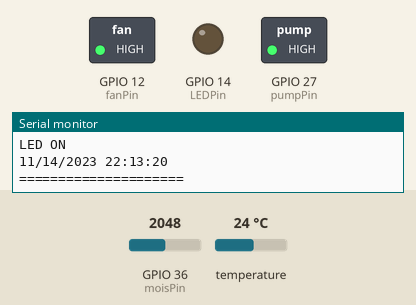
Recording of a program running on a simulated ESP32. Parts: switched loads named in the program (green lamp = pin HIGH), output pins drawn as LEDs (lit = HIGH), the last lines printed to the serial monitor. Inputs (shaded band) come from the test bench; at power-on: temperature 24 °C, GPIO 36 (moisPin) = 2048. WiFi joins after 1.5 s; servers stay silent unless stated; uploads are accepted with an empty reply; the local clock reads 2024-03-15 10:24:30 at power-on unless the program sets it.

Above: at 2.8 s.
2.9 s: temperature set to 28 °C
7.2 s: temperature set to 31 °C
At 7.8 s:
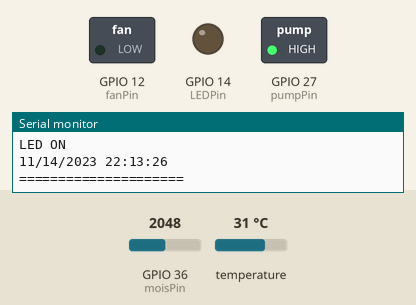
10.8 s: GPIO 36 (moisPin) set to 2450
14.4 s: GPIO 36 (moisPin) set to 2534
At 16.0 s:
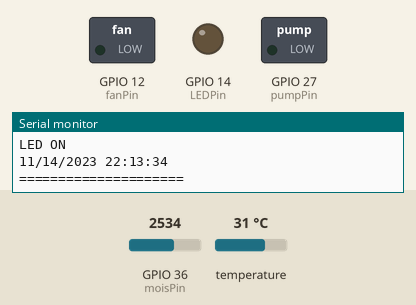
19.9 s: temperature set to 12 °C
At 21.7 s:
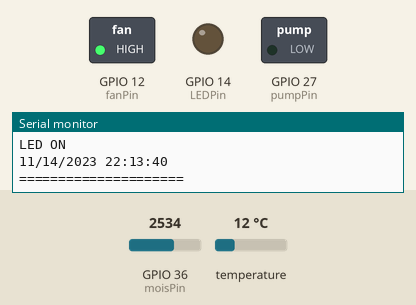
23.5 s: temperature set to 33 °C
At 25.2 s:
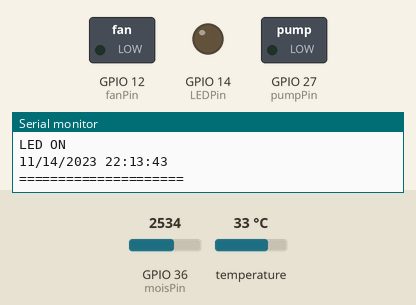
Timing chart, 0 to 26.7 s (numbered marks = the images above; inputs shaded):
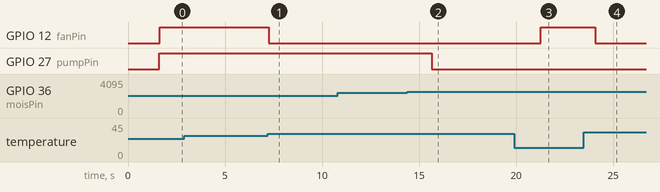

Measured:
- the behaviour switches between 29 and 30 °C on temperature (found by bisection; images 0 and 1)
- the behaviour switches between 2499 and 2500 on GPIO 36 (moisPin) (found by bisection; images 1 and 2)
- after the input at 7.2 s, GPIO 12 (fanPin): HIGH → LOW after 0.05 s
- after the input at 14.4 s, GPIO 27 (pumpPin): HIGH → LOW after 1.3 s
- after the input at 19.9 s, GPIO 12 (fanPin): LOW → HIGH after 1.4 s
- after the input at 23.5 s, GPIO 12 (fanPin): HIGH → LOW after 0.57 s

The program:

main.cpp
```cpp
#include <Arduino.h>
#include <HTTPClient.h>
#include <WiFi.h>
#include <ArduinoJson.h>

#include <Adafruit_Sensor.h>
#include <DHT.h>
#include <DHT_U.h>

#include <Wire.h>
#include <RtcDS3231.h>

String apiURL = "http://192.168.100.5/IOTEmersedMonitoring/";
String ssid = "ARFAD";
String pass = "polygon.";
const int dry = 2500;
const int ON = 0;
const int OFF = 1;

// pin sensor
const int moisPin = 36;
const int dhtPin = 4;

// pin mesin
const int fanPin = 12;
const int LEDPin = 14;
const int pumpPin = 27;

void connectWifi();
void getHttp();
char getFormattedTime(RtcDateTime time);
void printDateTime(const RtcDateTime& dt);
void postData(int moisture, int temp);
void runPumpDC(int moisture);
void runLED(RtcDateTime now);
void runFan(int temp);

// object initialize
#define DHTTYPE DHT11
DHT_Unified dht(dhtPin, DHTTYPE);
RtcDS3231<TwoWire> Rtc(Wire);

void setup() {
  Serial.begin(9600);
  Wire.begin();

  pinMode(moisPin, INPUT);
  pinMode(dhtPin, INPUT);
  pinMode(pumpPin, OUTPUT);
  pinMode(LEDPin, OUTPUT);
  pinMode(fanPin, OUTPUT);

  connectWifi();

  Rtc.Begin();
  RtcDateTime compiled = RtcDateTime(__DATE__, __TIME__);
  Rtc.SetDateTime(compiled);
}

void loop() {
  RtcDateTime now = Rtc.GetDateTime();
  int moisture = analogRead(moisPin);

  // inisialisasi untuk dht11
  sensors_event_t event;
  dht.temperature().getEvent(&event);
  int farmTemp =  event.temperature;

  runPumpDC(moisture);
  runFan(farmTemp);
  runLED(now);

  printDateTime(now);

  postData(moisture, farmTemp);

  Serial.println(" ");
  delay(1500);
}

void connectWifi(){
  WiFi.begin(ssid, pass);
  Serial.println();
  Serial.println("Connecting to wifi");
  while(WiFi.status() != WL_CONNECTED){
    Serial.print(".");
    delay(800);
  }
  Serial.println();
  Serial.println("Success Connected to WiFi");
}

void getHttp(){
  String url = apiURL+"realtime";
  HTTPClient http;
  JsonDocument doc;
  String response;

  http.begin(url);
  http.GET();

  response = http.getString();
  deserializeJson(doc, response);
  String moisture = doc[0]["moisture"];
  Serial.println(moisture);

}

void postData(int moisture, int temp){
  String url = apiURL+"post";
  HTTPClient http;
  JsonDocument doc;
  String response;
  String params;

  RtcDateTime now = Rtc.GetDateTime();
  doc["moisture"] = moisture;
  doc["temperature"] = temp;
  doc["waktu"] = String(now.Year()) +"-"+ String(now.Month()) +"-"+
                 String(now.Day()) +" "+ String(now.Hour()) +":"+
                 String(now.Minute()) +":"+ String(now.Second());

  http.begin(url);
  serializeJson(doc, params);
  http.POST(params);

  response = http.getString();
  Serial.println(response);
  delay(1000);
}

void runPumpDC(int moisture){
  if (moisture >= dry)
  {
    Serial.println("---------------");
    Serial.print("Moisture : ");
    Serial.println(moisture);
    Serial.println("Pump DC ON");
    digitalWrite(pumpPin, ON);
  }else{
    Serial.println("---------------");
    Serial.print("Moisture : ");
    Serial.println(moisture);
    Serial.println("Pump DC OFF");
    digitalWrite(pumpPin, OFF);
  }
}

void runLED(RtcDateTime TimeNow){
  const int jamNyala = 06;
  const int jamMati = 18;

  if(TimeNow.Hour() >= jamNyala){
    Serial.println("---------------");
    Serial.println("LED ON");
    digitalWrite(LEDPin, ON);
  }
  if(TimeNow.Hour() >= jamMati && TimeNow.Hour() < jamNyala){
    Serial.println("---------------");
    Serial.println("LED ON");
    digitalWrite(LEDPin, OFF);

  }
}

void runFan(int temp){
  if(temp >= 30){
    Serial.println("---------------");
    digitalWrite(fanPin, ON);
    Serial.print("Temperature : ");
    Serial.print(temp);
    Serial.println(" C");
    Serial.println("Fan ON");
  }else{
    Serial.println("---------------");
    digitalWrite(fanPin, OFF);
    Serial.print("Temperature : ");
    Serial.print(temp);
    Serial.println(" C");
    Serial.println("Fan OFF");
  }
}

void printDateTime(const RtcDateTime& dt)
{
	char datestring[26];

	snprintf_P(datestring,
			countof(datestring),
			PSTR("%02u/%02u/%04u %02u:%02u:%02u"),
			dt.Month(),
			dt.Day(),
			dt.Year(),
			dt.Hour(),
			dt.Minute(),
			dt.Second() );
  Serial.println(datestring);
  Serial.println("=====================");
}
```
